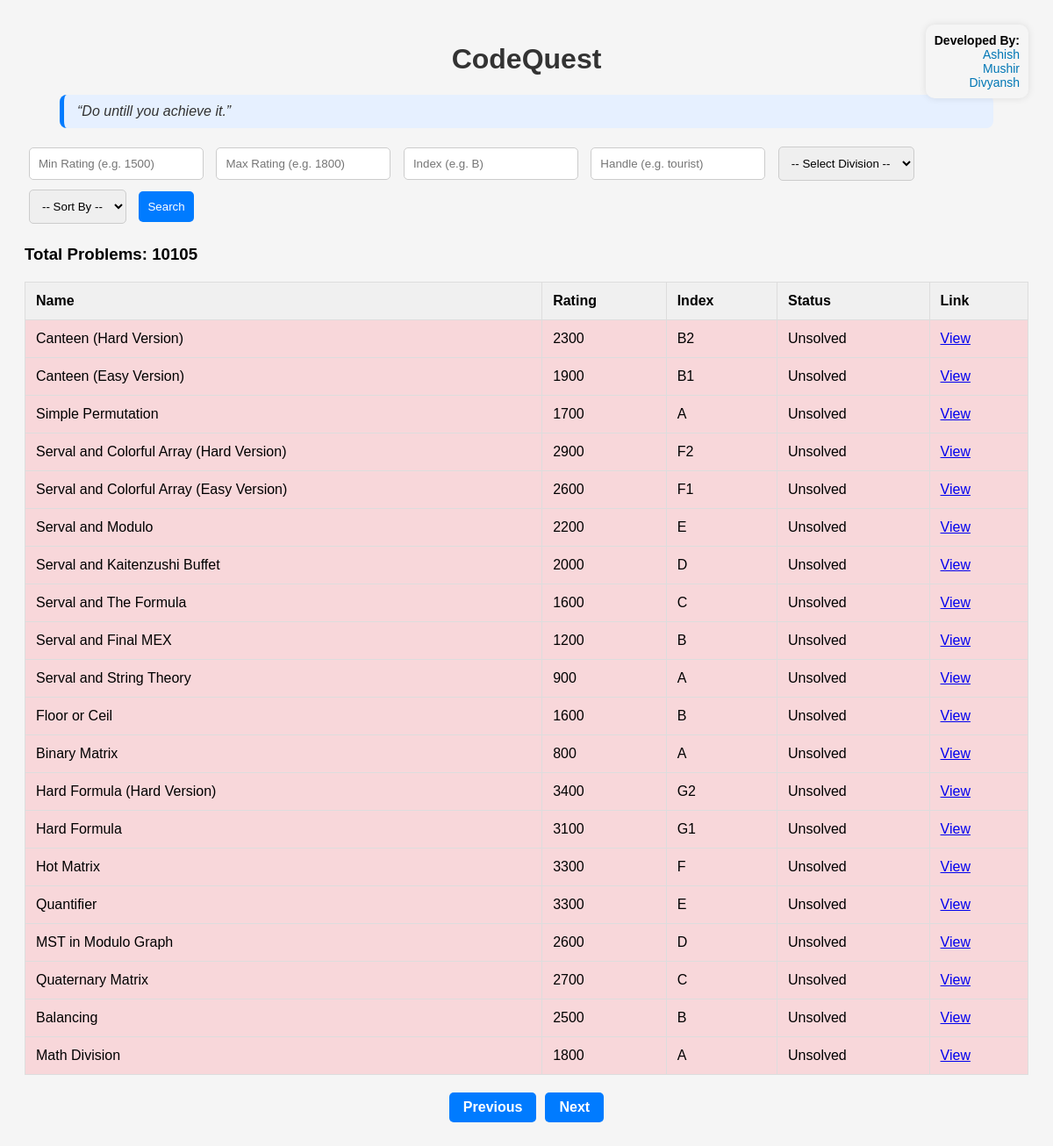
The page /?page=2&min_rating=&max_rating=&index=&handle=&division=&sort_by= on the database its author committed.
### problems/models.py (models this page shows, shortened)
class CodeforcesProblem(models.Model):
    contest_id = models.IntegerField()
    index = models.CharField(max_length=5)
    name = models.CharField(max_length=255)
    rating = models.IntegerField(null=True, blank=True)
    url = models.URLField()
    division = models.CharField(max_length=50, null=True, blank=True)

### problems/views.py (the view)
# urls.py: path('', views.filter_problems_page, name='filter_page'),
def filter_problems_page(request):
    min_rating = request.GET.get('min_rating')
    max_rating = request.GET.get('max_rating')
    index = request.GET.get('index')
    handle = request.GET.get('handle')
    division = request.GET.get('division')
    sort_by = request.GET.get('sort_by')
    page = request.GET.get('page', 1)  # Default to page 1 if not provided
    problems_page, solved_ids = filter_codeforces_problems(min_rating, max_rating, index, handle, division, sort_by, page)
    if problems_page is None:
        return render(request, 'filter_problems.html', {'error': 'Failed to fetch problems or invalid handle'})
    for prob in problems_page:
        prob.status = "solved" if prob.id in solved_ids else "unsolved"
    divisions = ["Div. 1", "Div. 2", "Div. 3", "Div. 4", "Educational", "Global"]
    return render(request, 'filter_problems.html', {
        'problems': problems_page,
        'request': request,
        'divisions': divisions,
        'page_obj': problems_page,
    })

### templates/filter_problems.html (shortened to what this page needs)
<!DOCTYPE html>
<html lang="en">
<head>
</head>
<body>
    <div class="owner-info">
        <strong>Developed By:</strong><br>
        <a href="https://www.linkedin.com/in/ashish-dixit-link" target="_blank">Ashish </a><br>
        <a href="https://www.linkedin.com/in/mushir-ali-link" target="_blank">Mushir</a><br>
        <a href="https://www.linkedin.com/in/divyansh-sharma-link" target="_blank"> Divyansh </a>
    </div>
    <h1 style="text-align: center; color: #333;">CodeQuest</h1>
    <blockquote style="font-style: italic; color: #333; margin-top: 10px; background-color: #e6f0ff; padding: 10px 15px; border-left: 5px solid #007bff; border-radius: 8px;">
        “Do untill you achieve it.”
    </blockquote>
    <form method="GET" action="{% url 'filter_page' %}">
        <input type="text" name="min_rating" placeholder="Min Rating (e.g. 1500)" value="{{ request.GET.min_rating }}">
        <input type="text" name="max_rating" placeholder="Max Rating (e.g. 1800)" value="{{ request.GET.max_rating }}">
        <input type="text" name="index" placeholder="Index (e.g. B)" value="{{ request.GET.index }}">
        <input type="text" name="handle" placeholder="Handle (e.g. tourist)" value="{{ request.GET.handle }}">
        <select name="division">
            <option value="">-- Select Division --</option>
        </select>
        <select name="sort_by">
            <option value="">-- Sort By --</option>
        </select>
        <button type="submit">Search</button>
    </form>
    {% if problems %}
        <h3>Total Problems: {{ page_obj.paginator.count }}</h3>
        <table>
            <tr>
                <th>Name</th>
                <th>Rating</th>
                <th>Index</th>
                <th>Status</th>
                <th>Link</th>
            </tr>
            {% for prob in problems %}
            <tr class="{{ prob.status }}">
                <td>{{ prob.name }}</td>
                <td>{{ prob.rating }}</td>
                <td>{{ prob.index }}</td>
                <td>{{ prob.status|title }}</td>
                <td><a href="{{ prob.url }}" target="_blank">View</a></td>
            </tr>
            {% endfor %}
        </table>
        {% if problems %}
        <div class="pagination">
            {% if page_obj.has_previous %}
                <a href="?page={{ page_obj.previous_page_number }}&min_rating={{ request.GET.min_rating }}&max_rating={{ request.GET.max_rating }}&index={{ request.GET.index }}&handle={{ request.GET.handle }}&division={{ request.GET.division }}&sort_by={{ request.GET.sort_by }}">Previous</a>
            {% endif %}
            {% if page_obj.has_next %}
                <a href="?page={{ page_obj.next_page_number }}&min_rating={{ request.GET.min_rating }}&max_rating={{ request.GET.max_rating }}&index={{ request.GET.index }}&handle={{ request.GET.handle }}&division={{ request.GET.division }}&sort_by={{ request.GET.sort_by }}">Next</a>
            {% endif %}
        </div>
        {% endif %}
    {% endif %}
</body>
</html>

### templates/filter_problems.html (style rules this page uses)
body { font-family: Arial, sans-serif; padding: 20px; background-color: #f5f5f5; position: relative; }
.owner-info { position: absolute; top: 20px; right: 20px; text-align: right; font-size: 14px; background-color: #f5f5f5; padding: 10px; border-radius: 10px; box-shadow: 0 0 8px rgba(0, 0, 0, 0.1); }
.owner-info a { color: #0077b5; text-decoration: none; }
input, button, select { padding: 10px; margin: 5px; border: 1px solid #ccc; border-radius: 5px; }
button { background-color: #007bff; color: white; border: none; cursor: pointer; }
table { width: 100%; border-collapse: collapse; margin-top: 20px; background-color: white; }
th, td { padding: 12px; border: 1px solid #ddd; text-align: left; }
th { background-color: #f0f0f0; }
.unsolved { background-color: #f8d7da; }
.pagination { margin-top: 20px; display: flex; justify-content: center; gap: 10px; }
.pagination a { padding: 8px 16px; background-color: #007bff; color: white; border-radius: 5px; text-decoration: none; font-weight: bold; }

### rows shown on the page
CodeforcesProblem: name "Canteen (Hard Version)", rating "2300", index "B2", status "Unsolved"
CodeforcesProblem: name "Canteen (Easy Version)", rating "1900", index "B1", status "Unsolved"
CodeforcesProblem: name "Simple Permutation", rating "1700", index "A", status "Unsolved"
CodeforcesProblem: name "Serval and Colorful Array (Hard Version)", rating "2900", index "F2", status "Unsolved"
CodeforcesProblem: name "Serval and Colorful Array (Easy Version)", rating "2600", index "F1", status "Unsolved"
CodeforcesProblem: name "Serval and Modulo", rating "2200", index "E", status "Unsolved"
CodeforcesProblem: name "Serval and Kaitenzushi Buffet", rating "2000", index "D", status "Unsolved"
CodeforcesProblem: name "Serval and The Formula", rating "1600", index "C", status "Unsolved"
CodeforcesProblem: name "Serval and Final MEX", rating "1200", index "B", status "Unsolved"
CodeforcesProblem: name "Serval and String Theory", rating "900", index "A", status "Unsolved"
CodeforcesProblem: name "Floor or Ceil", rating "1600", index "B", status "Unsolved"
CodeforcesProblem: name "Binary Matrix", rating "800", index "A", status "Unsolved"
CodeforcesProblem: name "Hard Formula (Hard Version)", rating "3400", index "G2", status "Unsolved"
CodeforcesProblem: name "Hard Formula", rating "3100", index "G1", status "Unsolved"
CodeforcesProblem: name "Hot Matrix", rating "3300", index "F", status "Unsolved"
CodeforcesProblem: name "Quantifier", rating "3300", index "E", status "Unsolved"
CodeforcesProblem: name "MST in Modulo Graph", rating "2600", index "D", status "Unsolved"
CodeforcesProblem: name "Quaternary Matrix", rating "2700", index "C", status "Unsolved"
CodeforcesProblem: name "Balancing", rating "2500", index "B", status "Unsolved"
CodeforcesProblem: name "Math Division", rating "1800", index "A", status "Unsolved"

### other values the page prints
{{ page_obj.paginator.count }} "10105"
